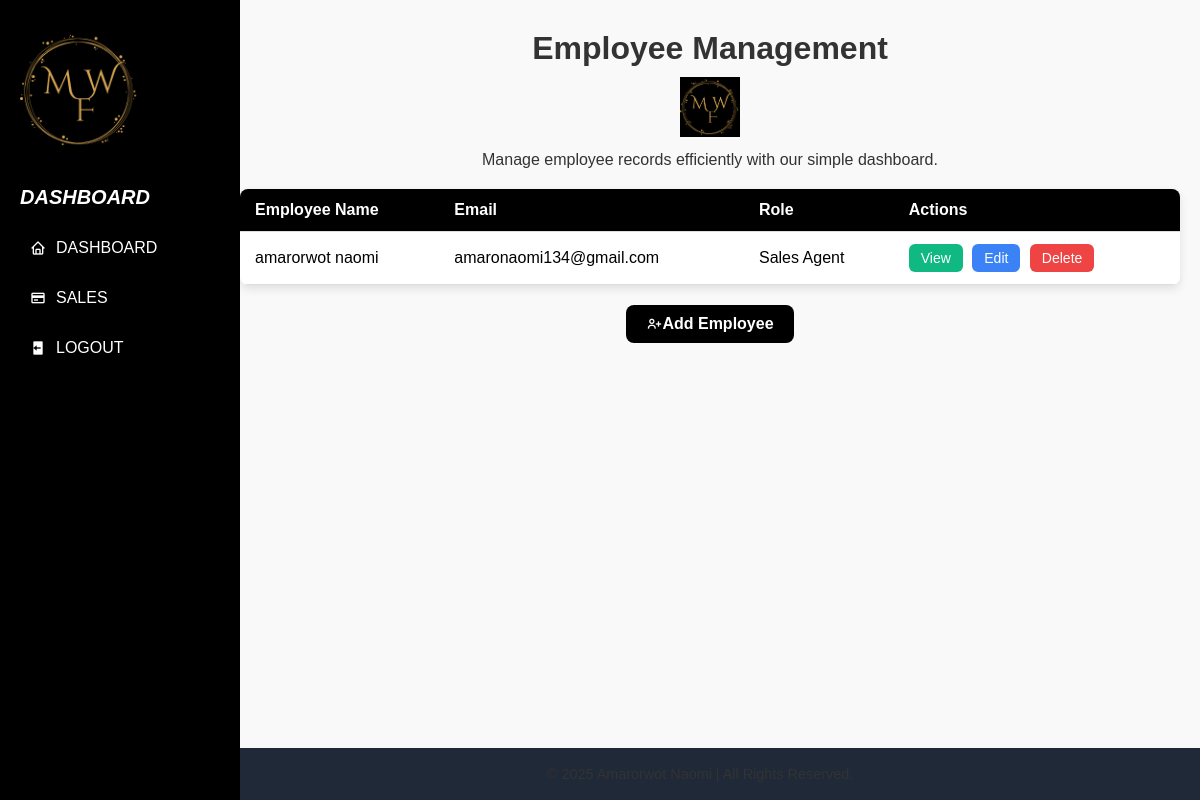
/user_list/, run on an earlier commit of the app's database.
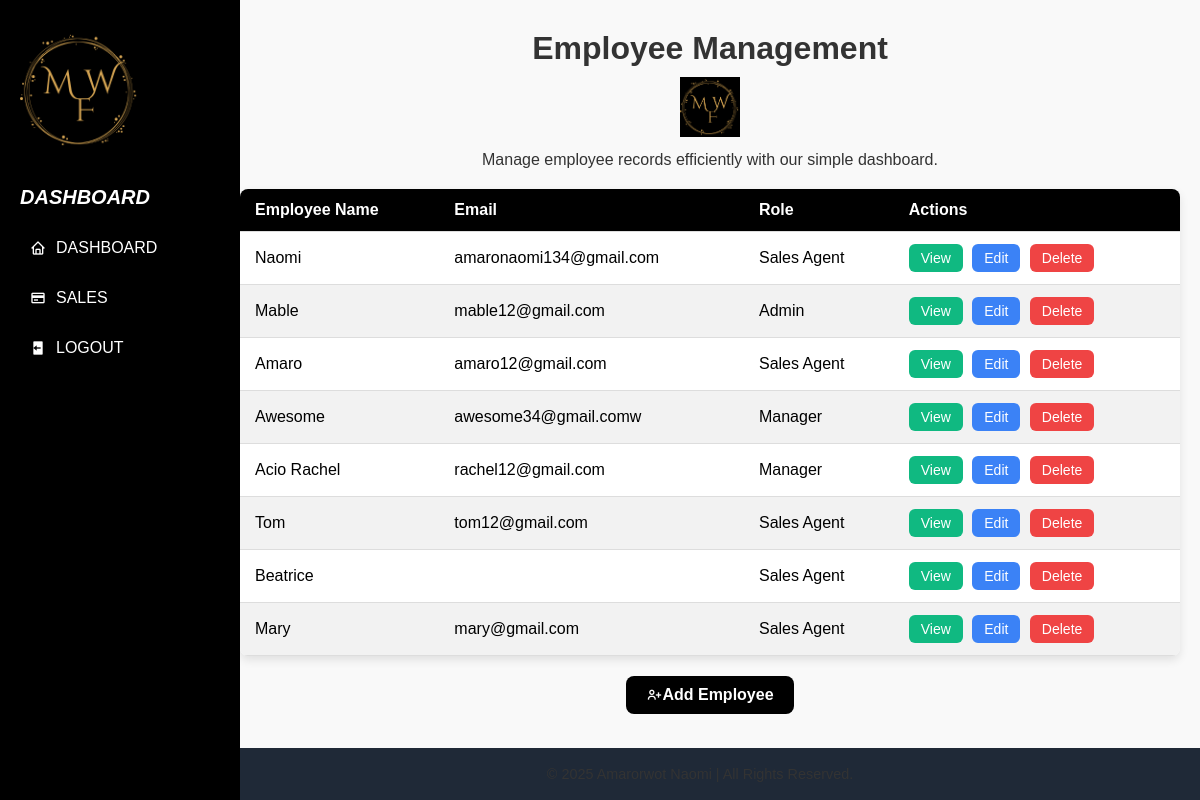
And on a later commit of the database.
### Wood/models.py (models this page shows, shortened)
class Add_user(AbstractUser):
    ROLE_CHOICES = [
        ("Admin", "Admin"),
        ("Manager", "Manager"),
        ("Sales Agent", "Sales Agent"),
    ]
    role = models.CharField(max_length=20, choices=ROLE_CHOICES, default="Sales Agent")

### Wood/views.py (the view)
# urls.py: path('user_list/', views.user_list, name='user_list'),  # lists all users
def user_list(request):
    users = Add_user.objects.all()
    return render(request, "user_list.html", {"users": users})

### Wood/context_processors.py (called while the page is built)
def user_role(request):
    role = getattr(request.user, 'role', None)
    return {'user_role': role}

### Wood/templates/user_list.html (shortened to what this page needs)
{% load static %}
<!DOCTYPE html>
<html lang="en">
<head>
<link href="https://unpkg.com/boxicons@2.1.4/css/boxicons.min.css" rel="stylesheet">
</head>
<body>
    <aside>
        <div class="logo">
            <img src="{% static 'images/2.png' %}" alt="Mayondo Logo">
        </div>
        <h2><i>DASHBOARD</i></h2>
     <nav>
  <a href="{% url 'dashboard' %}"><i class="bx bx-home"></i>DASHBOARD</a>
  <a href="{% url 'sales_list' %}"><i class="bx bx-credit-card"></i>SALES</a>
  <a href="{% url 'logout' %}"><i class="bx bxs-log-out"></i>LOGOUT</a>
</nav>
    </aside>
    <div class="main-content">
        <h1>Employee Management</h1>
        <div style="text-align:center;">
            <img src="{% static 'images/2.png' %}" alt="Logo" width="60" height="60">
        </div>
        <p>Manage employee records efficiently with our simple dashboard.</p>
        <table>
            <thead>
                <tr>
                    <th>Employee Name</th>
                    <th>Email</th>
                    <th>Role</th>
                    <th>Actions</th>
                </tr>
            </thead>
            <tbody>
                {% for user in users %}
                <tr>
                    <td>{{ user.username }}</td>
                    <td>{{ user.email }}</td>
                    <td>{{ user.role }}</td>
                    <td>
                        <div class="action-buttons">
                            <a href="{% url 'user_view' user.id %}" class="view">View</a>
                            <a href="{% url 'user_edit' user.id %}" class="edit">Edit</a>
                            <a href="{% url 'user_delete' user.id %}" class="delete">Delete</a>
                        </div>
                    </td>
                </tr>
                {% empty %}
                <tr>
                    <td colspan="5" style="text-align:center; color: gray;">No employees found.</td>
                </tr>
                {% endfor %}
            </tbody>
        </table>
        <div class="btn-container">
            <a href="{% url 'add_user' %}"><i class="bx bx-user-plus"></i> Add Employee</a>
        </div>
    </div>
    <footer>
        <p>&copy; 2025 Amarorwot Naomi | All Rights Reserved.</p>
    </footer>
</body>
</html>

### Wood/templates/user_list.html (style rules this page uses)
body { font-family: Arial, sans-serif; background-color: #f9f9f9; margin: 0; display: flex; flex-direction: column; min-height: 100vh; }
aside { width: 200px; background-color: black; color: white; display: flex; flex-direction: column; padding: 30px 20px; height: 100vh; position: fixed; left: 0; top: 0; }
aside .logo img { width: 120px; margin-bottom: 15px; }
aside h2 { font-size: 20px; font-weight: bold; margin-bottom: 20px; font-style: italic; text-align: left; }
nav { display: flex; flex-direction: column; gap: 12px; }
nav a { color: white; text-decoration: none; padding: 10px; border-radius: 5px; transition: background 0.3s; display: flex; align-items: center; gap: 10px; }
.main-content { margin-left: 220px; padding: 20px; flex: 1; }
h1, p { text-align: center; margin: 10px 0; color: #333; }
table { width: 100%; max-width: 1000px; margin: 20px auto; border-collapse: collapse; background: #fff; border-radius: 8px; overflow: hidden; box-shadow: 0 4px 10px rgba(0,0,0,0.1); }
th, td { padding: 12px 15px; border-bottom: 1px solid #ddd; text-align: left; }
th { background-color: black; color: white; }
tr:nth-child(even) { background-color: #f2f2f2; }
.action-buttons a { display: inline-block; padding: 6px 12px; margin-right: 5px; border-radius: 6px; text-decoration: none; font-size: 14px; color: white; transition: background 0.3s ease; }
.action-buttons .view { background-color: #10b981; }
.action-buttons .edit { background-color: #3b82f6; }
.action-buttons .delete { background-color: #ef4444; }
.btn-container { display: flex; justify-content: center; margin-top: 20px; gap: 10px; }
.btn-container a { display: inline-flex; align-items: center; justify-content: center; padding: 10px 20px; font-size: 16px; font-weight: bold; border-radius: 8px; text-decoration: none; background-color: black; color: white; transition: background 0.3s ease; }
footer { background-color: #1f2937; color: white; text-align: center; padding: 8px 0; margin-top: auto; font-size: 0.9rem; margin-left: 200px; }

What changed in the data, as far as the page shows it:
removed Add_user: username "amarorwot naomi", email "amaronaomi134@gmail.com", role "Sales Agent"
added Add_user: username "Naomi", email "amaronaomi134@gmail.com", role "Sales Agent"
added Add_user: username "Mable", email "mable12@gmail.com", role "Admin"
added Add_user: username "Amaro", email "amaro12@gmail.com", role "Sales Agent"
added Add_user: username "Awesome", email "awesome34@gmail.comw", role "Manager"
added Add_user: username "Acio Rachel", email "rachel12@gmail.com", role "Manager"
added Add_user: username "Tom", email "tom12@gmail.com", role "Sales Agent"
added Add_user: username "Beatrice", role "Sales Agent"
added Add_user: username "Mary", email "mary@gmail.com", role "Sales Agent"
